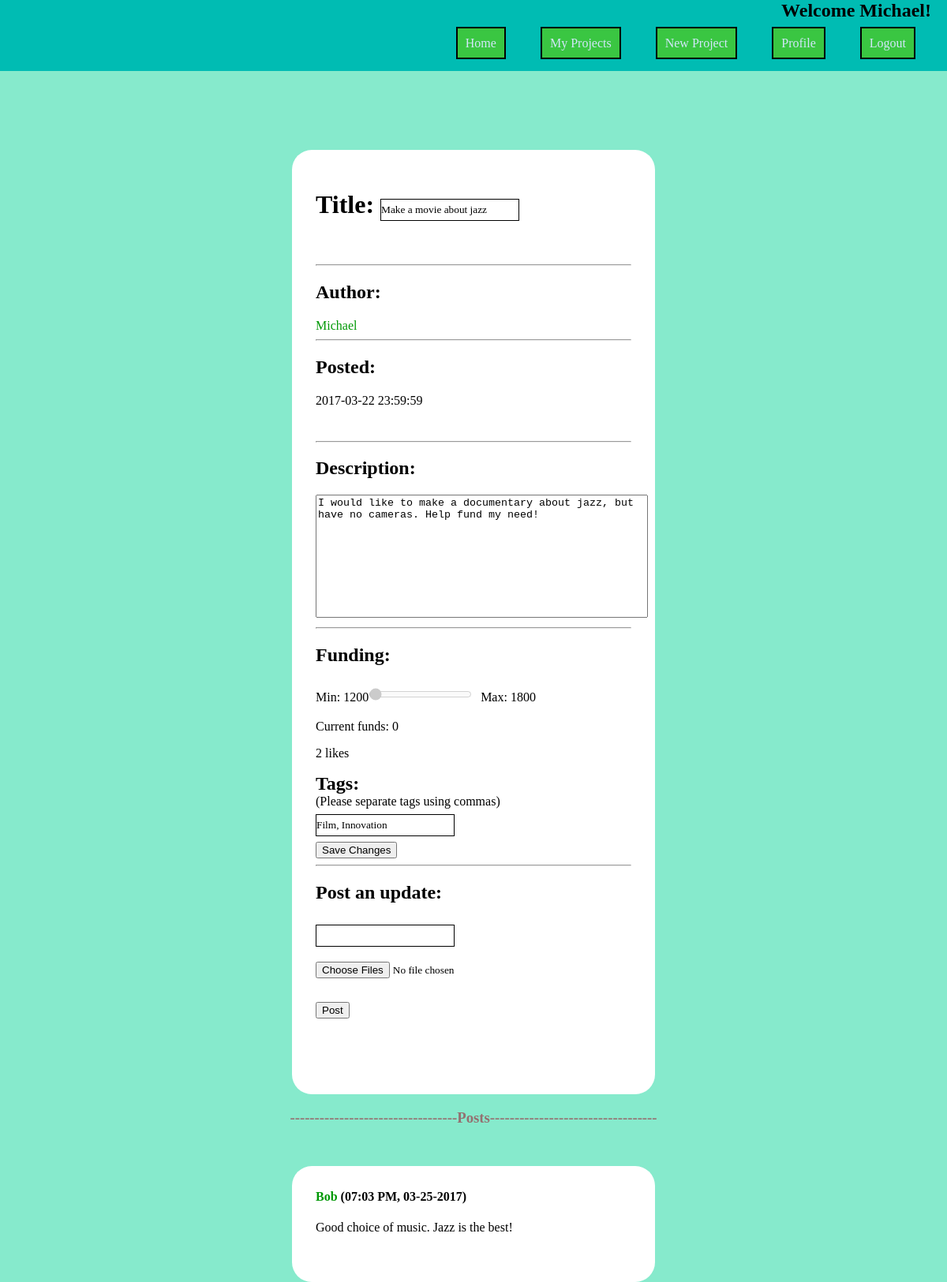
Before: /?controller=pages&action=project&pid=203 (signed in) with the older database file.
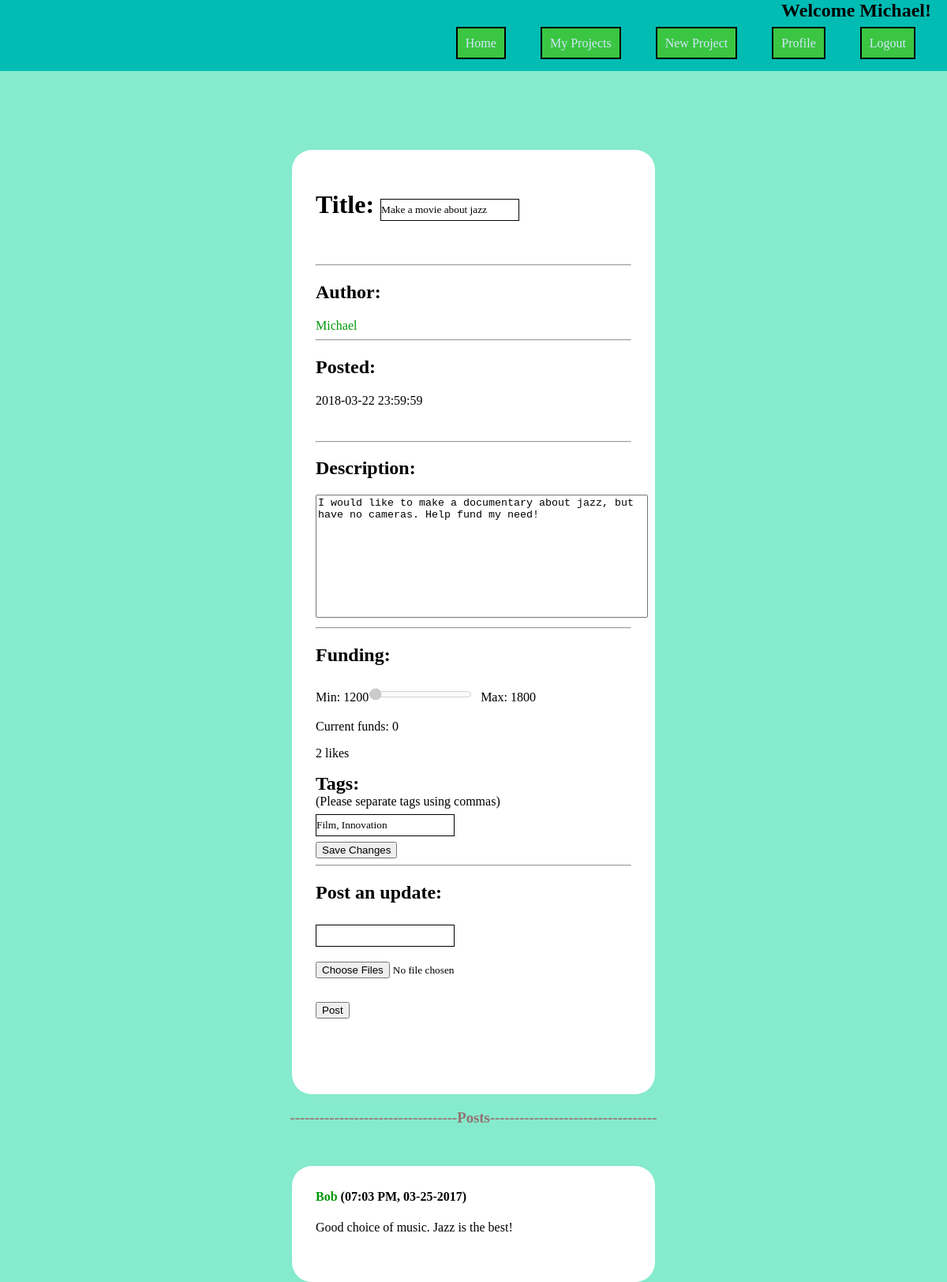
After: the same page with the newer database file.
### tables this page shows
CREATE TABLE Project (
  pid INTEGER NOT NULL,           --INTEGER primary keys autoincrement in SQLite3
  username VARCHAR(15) NOT NULL,
  pname VARCHAR(15) NOT NULL,
  description TEXT,
  post_time DATETIME NOT NULL,
  proj_completed BIT NOT NULL,    --if project has been completed yet
  completion_time DATETIME,       --date the project was completed
  minfunds REAL NOT NULL,
  maxfunds REAL NOT NULL,
  camp_end_time DATETIME NOT NULL,--date the campaign ends
  camp_finished BIT NOT NULL,     --if campaign is completed yet
  camp_success BIT NOT NULL,      --if the min funds were reached in time
  PRIMARY KEY (pid),
  FOREIGN KEY (username) REFERENCES User(username)
);

### index.php (called while the page is built, shortened)
<?php
    require_once('db.php');
    if (isset($_GET['controller']) && isset($_GET['action'])) {
        $controller = $_GET['controller'];
        $action = $_GET['action'];
    } else {
        $controller = 'login';
        $action = 'login';
    }
    require_once('view/layout.php');
?>

### db.php (called while the page is built, shortened)
<?php
    class DB {
        private static $instance = null;
        private $db;
        private function __construct() {
            $dbname = $_SERVER['DOCUMENT_ROOT'].'/Flint/flint.db';
            $this->db = new PDO("sqlite:{$dbname}");
        }
        public static function getInstance() {
            if (!isset(self::$instance)) {
                self::$instance = new DB();
            }
            return self::$instance;
        }
        public function runSelect($query, $entries) {
            $db = $this->db;
            $statement = $db->prepare($query);
            if ($entries) {
                $statement->execute($entries);
            } else {
                $statement->execute();
            }
            $results = $statement->fetchAll();
            if ($results) {
                return $this->resultsToArray($results);
            } else {
                return null;
            }
        }
        public function resultsToArray($results) {
            $allitems = array();
            foreach ($results as $row) {
                $item = array();
                foreach (array_keys($row) as $key) {
                    if (gettype($key) != "integer") {
                        $item[$key] = $row[$key];
                    }
                }
                array_push($allitems, $item);
            }
            return($allitems);
        }
    }
?>

### model/project.php (called while the page is built, shortened)
<?php
    class Project {
        public function __construct($pid, $username, $pname, $description, $post_time,
                $proj_completed, $completion_time, $minfunds, $maxfunds, $camp_end_time,
                $camp_finished, $camp_success, $tags) {
            $this->pid = $pid;
            $this->username = $username;
            $this->pname = $pname;
            $this->description = $description;
            $this->post_time = $post_time;
            $this->minfunds = $minfunds;
            $this->maxfunds = $maxfunds;
            $this->tags = $tags;
        }
        public static function getProject($pid) {
            $db = DB::getInstance();
            $q = "SELECT * FROM Project WHERE pid=:p;";
            $entries = array(":p" => $pid);
            $results = $db->runSelect($q, $entries);
            $tags = self::getProjectTags($pid);
            if ($results) {
                $row = $results[0];
                $project = new Project(
                        $row['pid'],
                        $row['username'],
                        $row['pname'],
                        $row['description'],
                        $row['post_time'],
                        $row['proj_completed'],
                        $row['completion_time'],
                        $row['minfunds'],
                        $row['maxfunds'],
                        $row['camp_end_time'],
                        $row['camp_finished'],
                        $row['camp_success'],
                        $tags
                    );
                return $project;
            } else {
                return null;
            }
        }
        public static function getProjectTags($pid) {
            $db = DB::getInstance();
            $q = "SELECT name AS tag_name FROM Project JOIN Ptags USING(pid) "
                ."JOIN Tags USING(tid) WHERE pid=:p;";
            $e = [':p' => $pid];
            $results = $db->runSelect($q, $e);
            $tags = [];
            if ($results) {
                foreach ($results as $row) {
                    $tags[] = $row['tag_name'];
                }
            }
            return $tags;
        }
        public static function getLikes($pid) {
            $db = DB::getInstance();
            $q = "SELECT username, ltime FROM Likes WHERE pid=:p;";
            $entries = array(":p" => $pid);
            $results = $db->runSelect($q, $entries);
            if ($results) {
                $users = [];
                foreach ($results as $row) {
                    $users[$row['username']] = $row['ltime'];
                }
                return $users;
            } else {
                return null;
            }
        }
    }
?>

### model/post.php (called while the page is built, shortened)
<?php
    class Post {
        public function __construct($id, $author, $pid, $comment,
                    $ctime, $pname, $owner, $mediaNames) {
            $this->author = $author;
            $this->comment = $comment;
            $this->ctime = $ctime;
        }
        public static function getUpdates($pid) {
            $db = DB::getInstance();
            $q = "SELECT uid, username, pid, comment, ctime FROM ProjectUpdate "
                ."WHERE pid=:p ORDER BY ctime DESC;";
            $results = $db->runSelect($q, [':p' => $pid]);
            if ($results) {
                $posts = [];
                foreach ($results as $row) {
                    $mediaNames = self::getMedia($row['uid']);
                    $posts[] = new Post($row['uid'], $row['username'], $row['pid'],
                        $row['comment'], $row['ctime'], null, true, $mediaNames);
                }
                return $posts;
            } else {
                return null;
            }
        }
        public static function getComments($pid) {
            $db = DB::getInstance();
            $q = "SELECT cid, username, pid, comment, ctime FROM Comment "
                ."WHERE pid=:p ORDER BY ctime DESC;";
            $results = $db->runSelect($q, [':p' => $pid]);
            if ($results) {
                $posts = [];
                foreach ($results as $row) {
                    $posts[] = new Post($row['cid'], $row['username'], $row['pid'],
                        $row['comment'], $row['ctime'], null, true, null);
                }
                return $posts;
            } else {
                return null;
            }
        }
    }
?>

### model/donation.php (called while the page is built, shortened)
<?php
    class Donation {
        public static function getTotalDonations($pid) {
            $db = DB::getInstance();
            $q = "SELECT SUM(amount) AS total FROM Donation WHERE pid=:p GROUP BY pid;";
            $entries = array(":p" => $pid);
            $results = $db->runSelect($q, $entries);
            if ($results) {
                $row = $results[0];
                return $row['total'];
            } else {
                return null;
            }
        }
    }
?>

### view/pages/project_view.php (the view, shortened to what this page needs)
<link rel="stylesheet" href="/Flint/view/pages/css/project.css" />
<div id="container">
    <?php
        $owner = ($_SESSION['username'] == $project->username);
        if ($owner) {
            echo "<h1>Title: "
                ."<input id='title' type='text' value='".$project->pname."'>"
                ."</h1>";
        } else {
            echo "<h1>".$project->pname."</h1>";
        }
    ?>
    <br />
    <hr>
    <h2>Author:</h2>
    <a class='entry-title' href='/Flint/?controller=pages&action=user&user=<?php
            echo $project->username; ?>'><?php echo $project->username; ?></a>
    <hr>
    <h2>Posted:</h2>
    <p><?php echo $project->post_time; ?></p>
    <br />
    <hr>
    <h2>Description:</h2>
    <?php
        if ($owner) {
            echo "<textarea id='description' type='text' rows='10' cols='50'>"
                .$project->description."</textarea>";
        } else {
            echo "<p>".$project->description."</p>";
        }
    ?>
    <br />
    <hr>
    <h2>Funding:</h2>
    <p>Min: <?php echo $project->minfunds; ?><input id='donation-scale' type='range'
            min='<?php echo $project->minfunds; ?>'
            max='<?php echo $project->maxfunds; ?>'
            value='<?php echo $totalFunds ? $totalFunds : 0; ?>' disabled>
        Max: <?php echo $project->maxfunds; ?>
    </p>
    <p id='current-funds'>
        Current funds: <?php echo $totalFunds ? $totalFunds : 0; ?></p>
        <?php
    echo "<p id='likes'>".count($likes)." likes</p>";
    if ($owner) {
        ?>
        <h2 style='margin: 0;'>Tags: </h2>
        <p style='margin: 0;'>(Please separate tags using commas)</p>
        <?php
        $tags = $project->tags;
        $str = "";
        for ($i = 0; $i < count($tags); $i++) {
            $str .= $tags[$i].($i+1 == count($tags) ? "" : ", ");
        }
        echo "<input type='text' id='tags-input' value='{$str}'><br />";
        echo "<button id='save' onclick='saveChanges("
                .$project->pid.")'>Save Changes</button>";
    } else {
        echo getTags($project);
    }
    if ($owner) {
        echo "<hr><h2 id='post-title'>Post an update: </h2>";
    } else {
        echo "<hr><h2 id='post-title'>Post a comment: </h2>";
    }
    ?>
    <form method="POST" id='post-form'>
    <input type='text' id='post-content' name='content'>
    <?php
        if ($owner) {
            echo "<input type='file' name='upfiles[]' id='uploader' multiple>";
        }
    ?>
    </form>
    <br />
    <button type='button' id='post-button'
       onclick='post(
        <?php echo $project->pid.','.intval($owner).',"'.$_SESSION['username'].'"';
        ?>)'>Post</button>
</div>
<?php
    foreach (displayPosts($updates, $comments) as $post) {
        echo $post;
    }
    function displayPosts($updates, $comments) {
        $posts = [];
        if ($updates || $comments) {
            echo "<h3 class='divider'>
                    ----------------------------------Posts----------------------------------
                  </h3>";
        }
        if ($comments) {
            foreach ($comments as $comment) {
                $html = "
                    <div class='entry comment-post'>
                        <h4>
                            <a class='entry-title'
                                href='/Flint/?controller=pages&action=user&user="
                                . $comment->author
                                . "'>"
                                . $comment->author . "
                            </a>
                            ("
                            . date('h:i A, m-d-Y', strtotime($comment->ctime)).")
                        </h4>
                        <p>"
                        . $comment->comment . "
                        </p>
                    </div>
                ";
                $posts[] = $html;
            }
        }
        return $posts;
    }
?>

### view/layout.php (shortened to what this page needs)
<!DOCTYPE html>
<html>
<head>
    <link rel="stylesheet" href="/Flint/view/common.css" />
</head>
<body>
    <?php
        if (isset($_SESSION['username']) && $controller != 'login'
            && $action != 'logout') {
            require_once($_SERVER['DOCUMENT_ROOT'].'/Flint/view/header.php');
        }
        require_once($_SERVER['DOCUMENT_ROOT'].'/Flint/route.php');
    ?>
</body>
</html>

### view/header.php
<div id='header'>
<h2 id='user-title'>Welcome <?php echo $_SESSION['username']; ?>!</h2>
<br /><br />
<ul id='nav'>
    <li>
        <a class='button' id='home'
            href='/Flint/?controller=pages&action=home'>Home</a>
    </li>
    <li>
        <a class='button' id='posted-projects'
            href='/Flint/?controller=pages&action=posted_projects'>My Projects</a>
    </li>
    <li>
        <a class='button' id='new-project'
            href='/Flint/?controller=pages&action=new'>New Project</a>
    </li>
    <li>
        <a class='button' id='edit-profile'
            href='/Flint/?controller=pages&action=user&user=<?php
            echo $_SESSION['username']; ?>'>Profile</a>
    </li>
    <li>
        <a class='button' id='logout'
            href='/Flint/?controller=pages&action=logout'>Logout</a>
    </li>
</ul>
</div>

### route.php (shortened to what this page needs)
<?php
    $controllers = ['login' => ['login','createnew'],
                    'pages' => ['error','logout','home','user',
                                'post','project', 'new','rate',
                                'posted_projects', 'tag', 'search']];
    if (array_key_exists($controller, $controllers)) {
        if (in_array($action, $controllers[$controller])) {
            route($controller, $action);
        } else {
            route('pages', 'error');
        }
    } else {
        route('pages', 'error');
    }
    function route($controller, $action) {
        $cont = new $class;
        $cont->$action();
    }
?>

### controller/pages_controller.php (shortened to what this page needs)
<?php
    class PagesController {
        public function project() {
            require_once($_SERVER['DOCUMENT_ROOT'].'/Flint/model/project.php');
            $pid = $_GET['pid'];
            $pid = htmlspecialchars($pid, ENT_QUOTES, 'UTF-8');
            $pid = intval($pid);
            $project = Project::getProject($pid);
            $likes = Project::getLikes($pid);
            require_once($_SERVER['DOCUMENT_ROOT'].'/Flint/model/post.php');
            $updates = Post::getUpdates($pid);
            $comments = Post::getComments($pid);
            if ($project) {
                require_once($_SERVER['DOCUMENT_ROOT'].'/Flint/model/donation.php');
                $totalFunds = Donation::getTotalDonations($pid);
                require_once($_SERVER['DOCUMENT_ROOT'].'/Flint/view/pages/project_view.php');
            } else {
                $this->error();
            }
        }
    }
?>

### view/common.css (style rules this page uses)
html { width: 100%; }
body { margin: 0; padding: 0; padding-top: 90px; display: block; background-color: rgb(134, 234, 204); }
#header { background: rgb(0, 188, 179); margin: 0; position: fixed; width: 100%; height: 90px; top: 0; }
.divider { margin-bottom: 0; padding-bottom: 0; text-align: center; color: rgb(148,113,113); }
#user-title { margin: 0; position: fixed; right: 20px; }
#nav { display: block; list-style-type: none; margin-top: 10px; right: 20px; position: fixed; }
#nav li { margin: 0px; display: inline; }
.button { color: rgb(211, 230, 251); background: rgb(58, 198, 66); margin: 20px; padding: 10px; text-decoration: none; border: 2px solid black; }
#container { width: 400px; height: 15%; border-radius: 25px; padding: 30px 30px 80px 30px; background-color: white; margin: 100px auto 0px auto; }
#container h2 { white-space: nowrap; }
.entry { text-align: center; background-color: red; width: 400px; height: 15%; border-radius: 25px; padding: 30px 30px 60px 30px; background-color: white; margin: 50px auto 0px auto; }
.entry { text-align: left; }
.entry h4 { margin-top: 0px; }
.entry-title { text-decoration: none; color: rgb(0,152,5); }
.entry p { margin: 0; }
input { font-family: cursive; margin: 7px; display: inline-block; background-color: rgb(134, 234, 204); border: none; padding: 5px 10px; }

### view/pages/css/project.css (style rules this page uses)
input { background-color: white; border: 1px solid black; margin-left: 0px; padding-left: 0px; }
input[type="file"] { border: none; }
input[type="range"] { padding: 0; }
textarea { resize: none; }

Changed rows visible on the page:
changed project "Michael": post_time "2017-03-22 23:59:59" → "2018-03-22 23:59:59"
